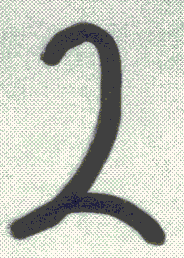
%> input picture img/Template_2.bmp, 184 x 258 px
$ octave --eval "result = findCharBds(imread('../img/Template_2.bmp'));"   (GNU Octave 9; MATLAB toolbox functions it lacks are replaced by stand-ins)
%> lines starting %> are read from the running program, lines starting %| are printed output that depends on the picture; in (x1, y1, x2, y2) boxes, pixels count from 0 and x2, y2 are one past the last pixel; in counts of white or black regions, pixels touching at a corner belong together; the program's own positions count from 1
### src/filterBoundariesByDiagLength.m
function B_chars = filterBoundariesByDiagLength(B_raw, min_diag, max_diag)
%filterBoundariesByDiagLength Returns B_chars, subset of array B_raw with diagonal within min_diag and max_diag
%   Detailed explanation goes here
B_chars = {};
for i = 1:length(B_raw)
    bounding_pts = B_raw{i};
    if size(bounding_pts,1) >= 4     % need at least 4 pixels to form a boundary around 1 pixel
        x = bounding_pts(:,1);
        y = bounding_pts(:,2);
        diag = sqrt((max(x) - min(x))^2 + (max(y) - min(y))^2);
        if diag > min_diag && diag < max_diag
            B_chars{end+1, 1} = bounding_pts;
        end
    end
end
end

### src/findCharBds.m
function Bd_chars = findCharBds(img)

%transform to gray image
if ndims(img) == 3
    img=rgb2gray(img);
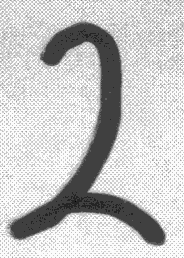
%> img: size 258x184 uint8; min 0, max 255, mean 197.5
end
%invert image
bwImg=1.-im2bw(img,graythresh(img));
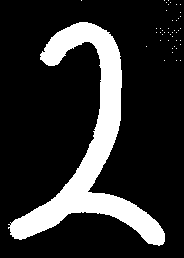
%> bwImg: size 258x184 double; values 0 (black) and 1 (white), 18.1% white; 44 white regions (43 under 20 px), largest, box (x1, y1, x2, y2) and area: (8, 22, 165, 246) 8569
Bd=bwboundaries(bwImg,8,'noholes');
%> Bd = 44 boundaries; largest, box (x1, y1, x2, y2) and points: (8, 22, 165, 246) 779, (81, 0, 82, 1) 2, (146, 46, 147, 47) 2, (156, 28, 157, 29) 2, (156, 32, 157, 33) 2

[rows cols]=size(img);
%> rows = 258; cols = 184
imageDiagonal = sqrt(rows^2 + cols^2);
%> imageDiagonal = 316.9
Bd_chars = filterBoundariesByDiagLength(Bd, 70, imageDiagonal- 70);
%> the loop in filterBoundariesByDiagLength, `for i = 1:length(B_raw)` made 44 passes
%> diag on pass 1: 272.1
%> bounding_pts on passes 2 to 7: [1 82; 1 82], [47 147; 47 147], [29 157; 29 157], [33 157; 33 157], [29 161; 29 161], [33 161; 33 161]
%> after the loop in filterBoundariesByDiagLength, `for i = 1:length(B_raw)`: B_chars = {}; x = 779 values, max 246 at index 612, min 23 at index 323, mean 144.8; y = 779 values, max 165 at index 598, min 9 at index 1, mean 90.34
%> Bd_chars = {}

end

$ run again, on img/Template_C.bmp
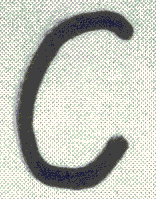
%> input picture img/Template_C.bmp, 156 x 199 px
%> in findCharBds, `img=rgb2gray(img);`:
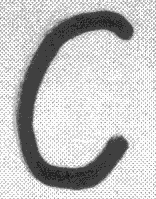
%> img: size 199x156 uint8; min 0, max 255, mean 193.9
%> in findCharBds, `bwImg=1.-im2bw(img,graythresh(img));`:
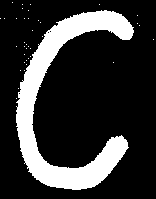
%> bwImg: size 199x156 double; values 0 (black) and 1 (white), 20.5% white; 38 white regions (37 under 20 px), largest, box (x1, y1, x2, y2) and area: (16, 10, 134, 190) 6338
%> Bd = 38 boundaries; largest, box (x1, y1, x2, y2) and points: (16, 10, 134, 190) 672, (0, 18, 1, 19) 2, (4, 18, 5, 19) 2, (12, 2, 13, 3) 2, (16, 18, 17, 19) 2
%> the loop in filterBoundariesByDiagLength, `for i = 1:length(B_raw)` made 38 passes
%> diag on pass 7: 213.8
%> after the loop in filterBoundariesByDiagLength, `for i = 1:length(B_raw)`: B_chars = {}; x = 672 values, max 190 at index 539, min 11 at index 145, mean 103; y = 672 values, max 134 at index 181, min 17 at index 1, mean 66.1
%> Bd_chars = {}

$ run again, on img/Template_C_r.bmp
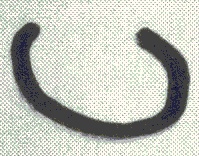
%> input picture img/Template_C_r.bmp, 199 x 156 px
%> in findCharBds, `img=rgb2gray(img);`:
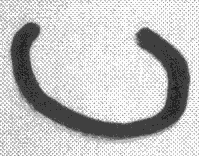
%> img: size 156x199 uint8; min 0, max 255, mean 193.9
%> in findCharBds, `bwImg=1.-im2bw(img,graythresh(img));`:
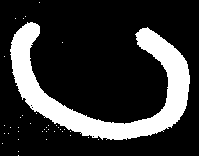
%> bwImg: size 156x199 double; values 0 (black) and 1 (white), 20.5% white; 38 white regions (37 under 20 px), largest, box (x1, y1, x2, y2) and area: (10, 22, 190, 140) 6338
%> Bd = 38 boundaries; largest, box (x1, y1, x2, y2) and points: (10, 22, 190, 140) 672, (2, 143, 3, 144) 2, (4, 56, 5, 57) 2, (4, 125, 5, 126) 2, (4, 133, 5, 134) 2
%> the loop in filterBoundariesByDiagLength, `for i = 1:length(B_raw)` made 38 passes
%> diag on pass 6: 213.8
%> after the loop in filterBoundariesByDiagLength, `for i = 1:length(B_raw)`: B_chars = {}; x = 672 values, max 140 at index 496, min 23 at index 32, mean 90.76; y = 672 values, max 190 at index 390, min 11 at index 1, mean 102.9
%> Bd_chars = {}
